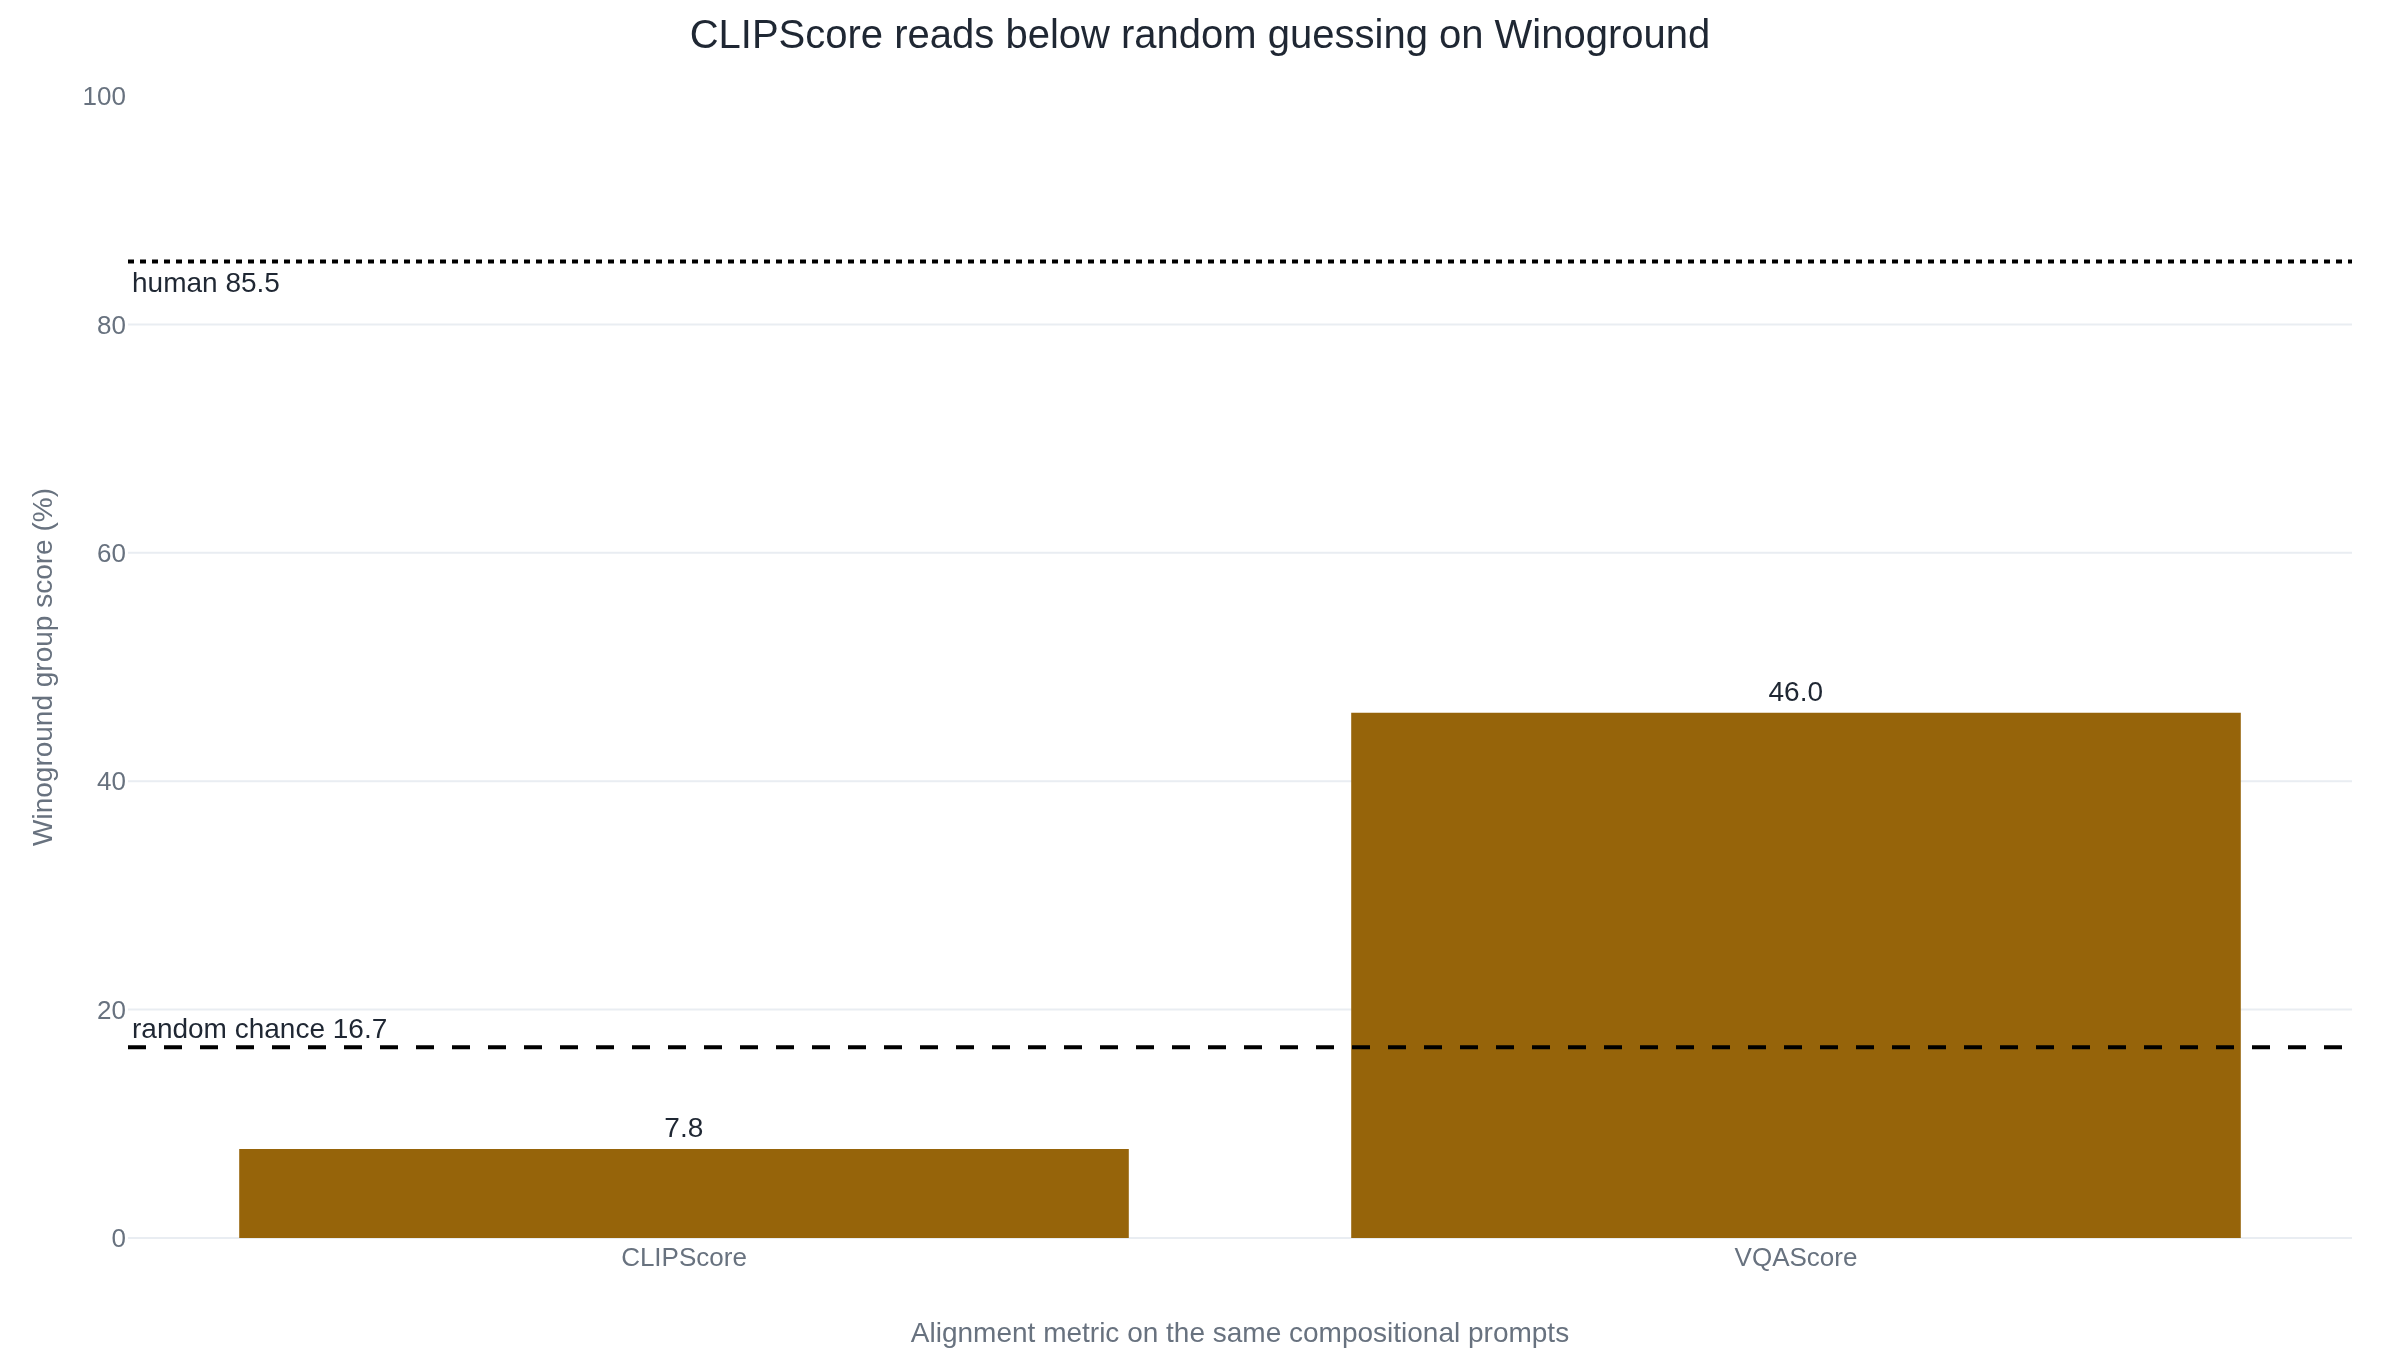

Reproduce this figure in Python.
"""Winoground group score: CLIPScore against a compositional check.

Source: Zhiqiu Lin et al., "Evaluating Text-to-Visual Generation with
Image-to-Text Generation" (VQAScore, ECCV 2024), arXiv:2404.01291, Table 1
(see the article's Sources list, entry 5, and the evidence record Numbers).

The Winoground group metric scores a system only when it matches BOTH images
to BOTH captions correctly; the two captions are built from the same words in
a different arrangement, so the test is compositional. Random guessing lands
at 1/6 (about 16.7%) and reported human performance is about 85.5% -- both
standard properties of the group metric, used here as the floor and ceiling.

  CLIPScore group score  7.8   -> below the random-chance floor
  VQAScore group score  46.0   -> well above chance, still short of humans

The point of the chart: a cosine-similarity score reads below random guessing
on the swaps, while a compositional check clears the chance line by a wide
margin, on the same prompts.
"""

import plotly.graph_objects as go

metrics = ["CLIPScore", "VQAScore"]
group = [7.8, 46.0]

fig = go.Figure()
fig.add_trace(
    go.Bar(
        x=metrics,
        y=group,
        text=[f"{v:.1f}" for v in group],
        textposition="outside",
        cliponaxis=False,
    )
)

# Random-chance floor (1/6) and reported human performance: definitional
# properties of the Winoground group metric, not fitted data.
fig.add_hline(
    y=16.7,
    line_dash="dash",
    annotation_text="random chance 16.7",
    annotation_position="top left",
)
fig.add_hline(
    y=85.5,
    line_dash="dot",
    annotation_text="human 85.5",
    annotation_position="bottom left",
)

fig.update_layout(
    yaxis_title="Winoground group score (%)",
    xaxis_title="Alignment metric on the same compositional prompts",
    yaxis=dict(range=[0, 100]),
    title="CLIPScore reads below random guessing on Winoground",
)
